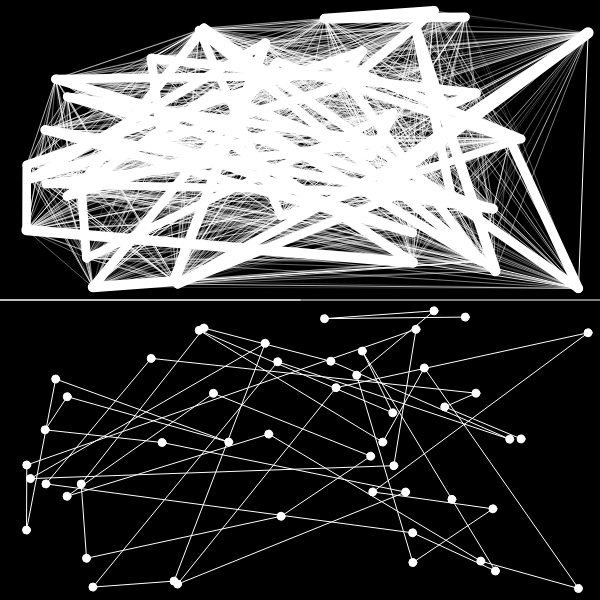
Frame 1 (no input)
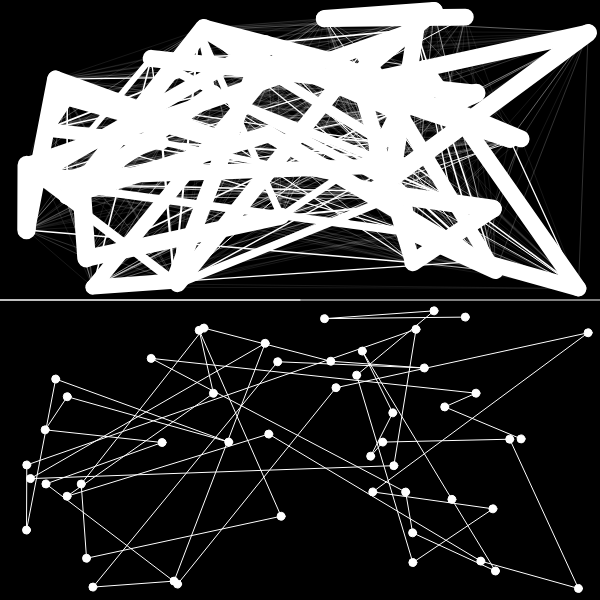
Frame 60 (no input)
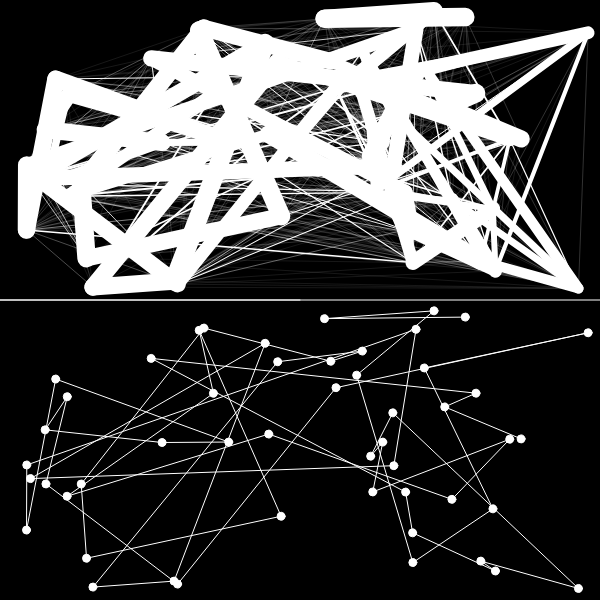
Frame 120 (the mouse pressed at the canvas centre since frame 60)

The p5.js sketch that drew these frames (run headless with seeded random() and noise() and a simulated clock; from frame 60 on, the mouse is pressed at the canvas centre):

// p5.js sketch
// ── sketch.js
// Daniel Shiffman
// Nature of Code: Intelligence and Learning
// https://github.com/shiffman/NOC-S17-2-Intelligence-Learning

// Evolve Traveling Salesperson

// Cities
var cities = [];
var totalCities = 50;

// Best path overall
var recordDistance = Infinity;
var bestEver;

// Population of possible orders
var population = [];
var popTotal = 200;

function setup() {
  createCanvas(600, 600);

  // Make random cities
  for (var i = 0; i < totalCities; i++) {
    var v = createVector(random(10, width - 10), random(10, height / 2 - 10));
    cities[i] = v;
  }

  // Create population
  for (var i = 0; i < popTotal; i++) {
    population[i] = new DNA(totalCities);
  }

}

function draw() {
  background(0);

  // Each round let's find the best and worst
  var minDist = Infinity;
  var maxDist = 0;

  // Search for the best this round and overall
  var bestNow;
  for (var i = 0; i < population.length; i++) {
    var d = population[i].calcDistance();

    // Is this the best ever?
    if (d < recordDistance) {
      recordDistance = d;
      bestEver = population[i];
    }

    // Is this the best this round?
    if (d < minDist) {
      minDist = d;
      bestNow = population[i];
    }

    // Is this the worst?
    if (d > maxDist) {
      maxDist = d;
    }
  }

  weightmap()
  // Show the best this round
  //bestNow.show();

  translate(0, height / 2);
  line(0, 0, width, 0);
  // Show the best ever!
  bestEver.show();
  translate(width/2, 0);
  line(0, 0, -width, 0);


  // Map all the fitness values between 0 and 1
  var sum = 0;
  for (var i = 0; i < population.length; i++) {
    sum += population[i].mapFitness(minDist, maxDist);
  }

  // Normalize them to a probability between 0 and 1
  for (var i = 0; i < population.length; i++) {
    population[i].normalizeFitness(sum);
  }

  // Selection

  // A new population
  var newPop = [];

  // Sam population size
  for (var i = 0; i < population.length; i++) {

    // Pick two
    var a = pickOne(population);
    var b = pickOne(population);

    // Crossover!
    var order = a.crossover2(b);
    order = mutate(order,0.05,0.5);
    newPop[i] = new DNA(totalCities, order);
  }

  // New population!
  population = newPop;
}

// This is a new algorithm to select based on fitness probability!
// It only works if all the fitness values are normalized and add up to 1
function pickOne() {
  // Start at 0
  var index = 0;

  // Pick a random number between 0 and 1
  var r = random(1);

  // Keep subtracting probabilities until you get less than zero
  // Higher probabilities will be more likely to be fixed since they will
  // subtract a larger number towards zero
  while (r > 0) {
    r -= population[index].fitness;
    // And move on to the next
    index += 1;
  }

  // Go back one
  index -= 1;

  return population[index];
}

function weightmap(){

  //generate population map
  var citymap = []
  for (var x = 0; x < totalCities; x++) {
    citymap[x] = []; // create nested array
    for (var y = 0; y < totalCities; y++) {
      citymap[x][y] = 0;
    }
  }

  //generate weights map, note it is directional - we fix that next
  for (var i = 0; i < population.length; i++) {
    for (var j = 1; j < totalCities; j++) {
      citymap[population[i].order[j]][population[i].order[j-1]] += 1;
    }
  }

//make map symmetric (nondirectional)
  for (var i = 0; i < totalCities; i++) {
    for (var j = i+1; j < totalCities; j++) {
      citymap[i][j] += citymap[j][i];
      citymap[j][i] = citymap[i][j];
    }
  }

  // Lines
  stroke(255);
  noFill();
  for (var i = 0; i < totalCities; i++) {
    for (var j = i+1; j < totalCities; j++) {
      strokeWeight(0.1*citymap[i][j]);
      beginShape();
      vertex(cities[i].x, cities[i].y);
      vertex(cities[j].x, cities[j].y);
      endShape();
    }
  }
  strokeWeight(1);
}

function mutate(array,p,n) {
  var diminish = 1;
  var temp = 0;
  var a = 0;
  var b = 0;
  var citytemp = [];
  var outarray = array;
  if (random(1) < p/n) {
    var r =random(1);
    //insert a random city chain somewhere leaving rest unchanged - spike avoidance
    if(r<0.33) {
      a=floor(random(array.length));
      b=floor(random(array.length));
      temp = max(a,b);
      a = min(a,b);
      b = temp;
      citytemp = array.slice(a,b);
      outarray = concat(array.slice(0,a),array.slice(b));
      splice(array,reverse(citytemp),random(array.length));
      mutate(outarray,p,n+diminish);
    }
    //connect start and end and delete random arc - longest arc deletion
    else if(r<0.66){
      a=floor(random(array.length));
      outarray = concat(array.slice(a),array.slice(0,a));
      mutate(outarray,p,n+diminish);
    }
    //reverse a random sequence - line crossing removal
    else if(r<1){
      a=floor(random(array.length));
      b=floor(random(array.length));
      temp = max(a,b);
      b = min(a,b);
      a = temp;
      outarray = concat(array.slice(0,a),reverse(array.slice(a,b),array.slice(b)));
      mutate(outarray,p,n+diminish);
    }
  }
  else{
    print('done')
    return outarray
  }
}

// ── dna.js
// Daniel Shiffman
// Nature of Code: Intelligence and Learning
// https://github.com/shiffman/NOC-S17-2-Intelligence-Learning

// Evolve Traveling Salesperson

// A generic function to swap two elements in an array
function swap(a, i, j) {
  var temp = a[i];
  a[i] = a[j];
  a[j] = temp;
}

// A DNA object is an order through the cities
function DNA(total, order) {

  // Start assuming it's distance is infinity and fitness is zero
  this.dist = Infinity;
  this.fitness = 0;

  // Is this being made from another DNA object?
  if (order instanceof Array) {
    // Just copy the order
    this.order = order.slice();
    // Mutation
    // 5% of the time shuffle one spot to see if it improves
    if (random(1) < 0.05) {
      this.shuffle();
    }
  } else {

    // Create a random order
    this.order = [];
    for (var i = 0; i < total; i++) {
      this.order[i] = i;
    }

    // Shuffle randomly 100 times
    // Is this good enough for variation?
    for (var n = 0; n < 10; n++) {
      this.shuffle();
    }
  }
}

// Shuffle array one time
DNA.prototype.shuffle = function() {
  var i = floor(random(this.order.length));
  var j = floor(random(this.order.length));
  swap(this.order, i, j);
}

// How long is this particular path?
DNA.prototype.calcDistance = function() {
  var sum = 0;
  for (var i = 0; i < this.order.length - 1; i++) {
    var cityAIndex = this.order[i];
    var cityA = cities[cityAIndex];
    var cityBIndex = this.order[i + 1];
    var cityB = cities[cityBIndex];
    var d = dist(cityA.x, cityA.y, cityB.x, cityB.y);
    sum += d;
  }
  this.dist = sum;
  return this.dist;
}

// Map the fitess where shortest is best, longest is worst
DNA.prototype.mapFitness = function(minD, maxD) {
  this.fitness = map(this.dist, minD, maxD, 1, 0);
  return this.fitness;
}

// Normalize against total fitness
DNA.prototype.normalizeFitness = function(total) {
  this.fitness /= total;
}

// Draw the path
DNA.prototype.show = function() {

  // Lines
  stroke(255);
  strokeWeight(1);
  noFill();
  beginShape();
  for (var i = 0; i < this.order.length; i++) {
    var n = this.order[i];
    vertex(cities[n].x, cities[n].y);
  }
  endShape();

  // Cities
  fill(255);
  for (var i = 0; i < this.order.length; i++) {
    var n = this.order[i];
    ellipse(cities[n].x, cities[n].y, 8, 8);
  }
}

// This is one way to crossover two paths
DNA.prototype.crossover = function(other) {

  // Grab two orders
  var order1 = this.order;
  var order2 = other.order;

  // Pick a random start and endpoint
  var start = floor(random(order1.length));
  var end = floor(random(start + 1, order1.length + 1));

  // Grab part of the the first order
  var neworder = order1.slice(start, end);

  // How many spots do we need to add?
  var leftover = order1.length - neworder.length;

  // Go through order 2
  var count = 0;
  var i = 0;
  // As long as we aren't finished
  while (count < leftover) {
    // Take a city from order2
    var city = order2[i];
    // If it isn't part of the new child path yet
    if (!neworder.includes(city)) {
      // Add it!
      neworder.push(city);
      count++;
    }
    i++;
  }
  return neworder;
}


DNA.prototype.crossover2 = function(other) {
  var order1 = this.order;
  var order2 = other.order;

  var total = order1.length;
  // create an array of -1s
  var neworder = [];
  for (var i = 0; i < total; i++) {
    neworder[i] = -1;
  }

  // make a random city array
  var citychoice = [];
  for (var i = 0; i < total; i++) {
    citychoice[i] = i;
  }
  for (var n = 0; n < 100; n++) {
    shuffle(citychoice,true);
  }


for(i = 0; i<total; i++){
  //my own find function - can't find one in p5.js..
  var index1=-1;
  for(j = 0; j<total; j++){
    if (order1[j] == citychoice[i]){
      index1 = j;
    }
  }

  var index2=-1;
  for(j = 0; j<total; j++){
    if (order2[j] == citychoice[i]){
      index2 = j;
    }
  }

    //take the city from a parent based on fitness
    //if (random(sq(this.normalizeFitness)+sq(other.normalizeFitness))<sq(this.normalizeFitness)){  //square fitness parenting (fast hardening)
    //if (random((this.normalizeFitness)+(other.normalizeFitness))<(this.normalizeFitness)){  //linea fitness parenting (medium hardening)
    if (random(sqrt(this.normalizeFitness)+sqrt(other.normalizeFitness))<sqrt(this.normalizeFitness)){  //sqrt fitness parenting (slowest hardening)
    //if(random(1)<0.5){    //equal opportunity parenting (no hardening)
      //put city into parent's index
      if (neworder[index1] == -1) {
        neworder[index1] = citychoice[i];
      }
      else if (neworder[index2] == -1) {
        neworder[index2] = citychoice[i];
      }
    }
    else {
      //put city into parent's index
      if (neworder[index2] == -1) {
        neworder[index2] = citychoice[i];
      }
      else if (neworder[index1] == -1) {
        neworder[index1] = citychoice[i];
      }
    }
  }

    // Randomly fill in gaps
  var gaps=[];
  for (var i = 0; i < total; i++) {
    if(!neworder.includes(i)){
      gaps.push(i);
    }
  }

  for (var n = 0; n < 10; n++) {
    shuffle(gaps,true);
  }

  var i=0;
  for (var j = 0; j < total; j++) {
    if (neworder[j]==-1) {
      neworder[j] = gaps[i];
      i++;
    }
  }
  return neworder;
}
